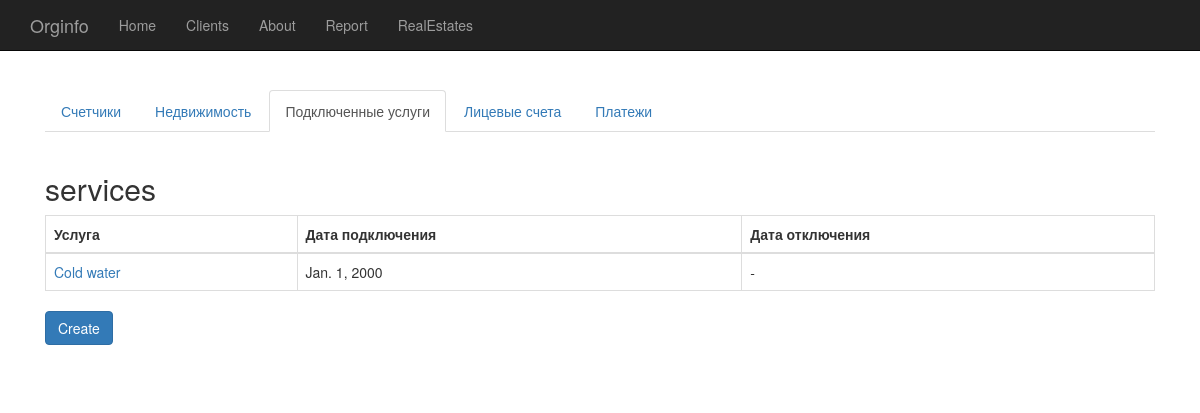
Page /real_estates/1/service_usages/ on the committed database.
### accounting/models.py (models this page shows, shortened)
class ServiceClient(models.Model):
    COLD_WATER_SERVICE = 'COLD_WATER_SERVICE'
    HOT_WATER_SERVICE = 'HOT_WATER_SERVICE'
    SERVICE_NAMES = (
        (COLD_WATER_SERVICE, 'Cold water'),
        (HOT_WATER_SERVICE, 'Hot water'),
    )
    real_estate = models.ForeignKey(RealEstate)
    service_name = models.CharField(max_length=100, choices=SERVICE_NAMES, default=COLD_WATER_SERVICE)
    start = models.DateField()
    end = models.DateField(blank=True, null=True)

### accounting/views.py (the view)
# urls.py: url(r'^real_estates/(?P<real_estate_id>\d+)/service_usages/$', views.ServiceUsages.as_view(), name='service_usages'),
class ServiceUsages(ListView):
    model = ServiceClient
    template_name = 'accounting/service_usages.html'
    context_object_name = 'services'
    def get_queryset(self):
        return ServiceClient.objects.filter(real_estate=self.kwargs['real_estate_id']);
    def get_context_data(self, **kwargs):
        context = super(ServiceUsages, self).get_context_data(**kwargs)
        context['real_estate_id'] = self.kwargs['real_estate_id']
        return context

### accounting/templates/accounting/service_usages.html
{% extends "accounting/real-estate-menu-item.html" %}
{% block real_estate_tab_content %}
{% if services %}
    <h2>services</h2>
    <table class="table table-bordered">
        <thead>
            <tr>
                <th>Услуга</th>
                <th>Дата подключения</th>
                <th>Дата отключения</th>
            </tr>
        </thead>
        <tbody>
        {% for service in services %}
            <tr>
                <td><a href="{% url "accounting:service_usage" real_estate_id service.id %}">{{ service.get_service_name_display }}</a></td>
                <td>{{ service.start }}</td>
                <td>{{ service.end|default:"-" }}</td>
            </tr>
        {% endfor %}
        </tbody>
    </table>
{% else %}
    <p>No services are available.</p>
{% endif %}
<a class="btn btn-primary btn-default" role="button" href="{% url "accounting:create_service_usage" real_estate_id %}">Create</a>
{% endblock %}

### orginfo/templates/starter-template.html (style rules this page uses)
body { padding-top: 50px; }

### rows in the picture
ServiceClient: service_name "Cold water", start "Jan. 1, 2000", end "-"
